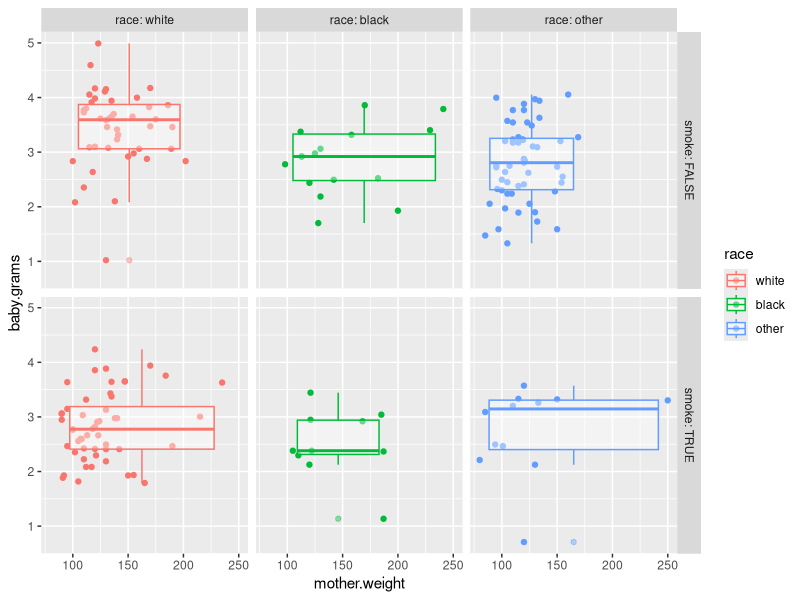
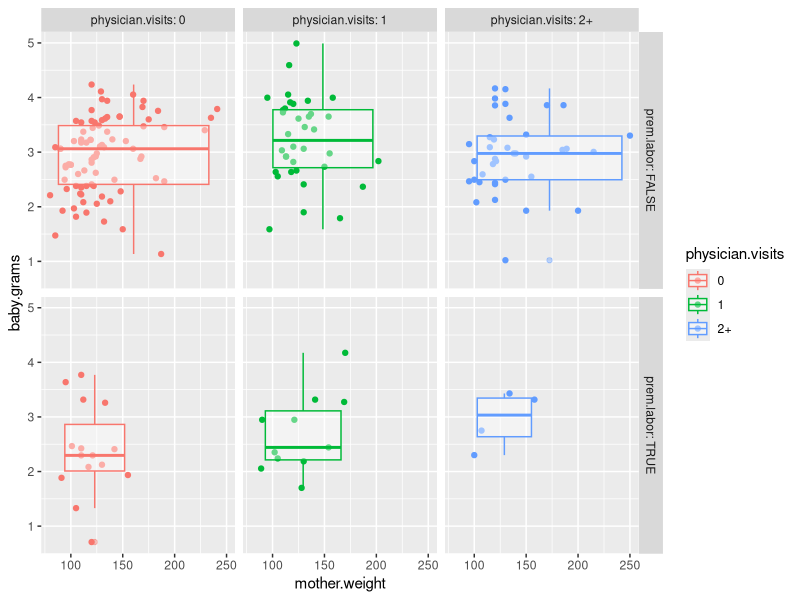
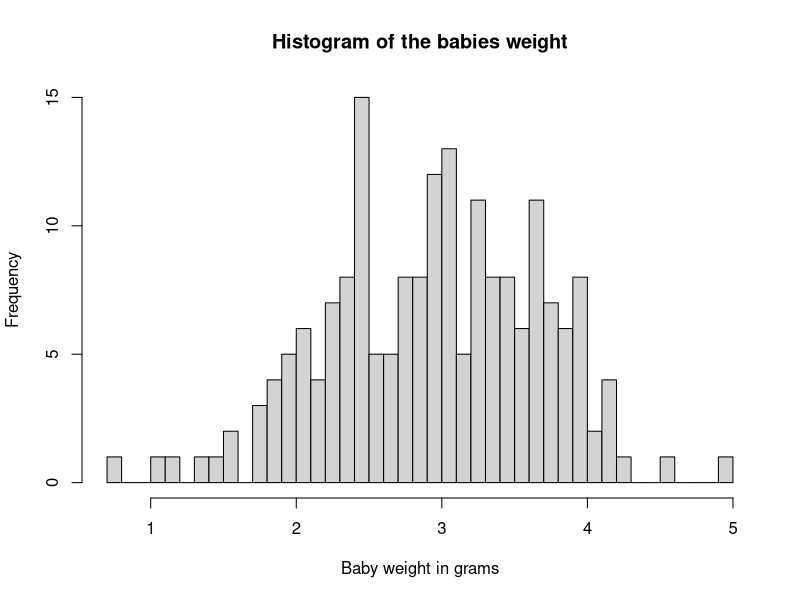
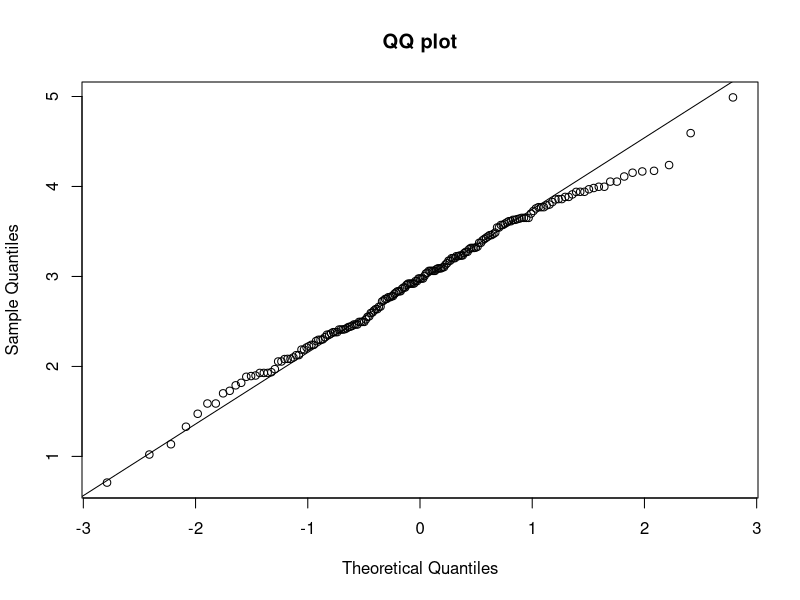
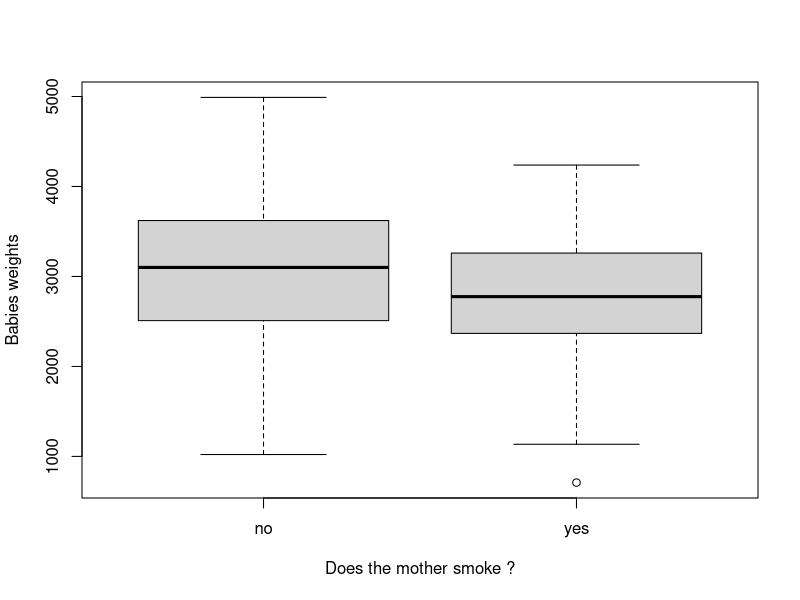
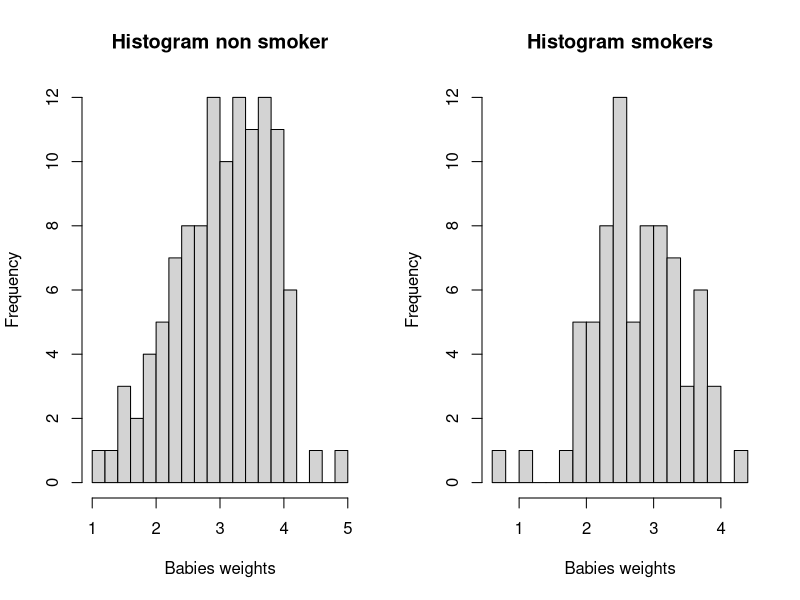
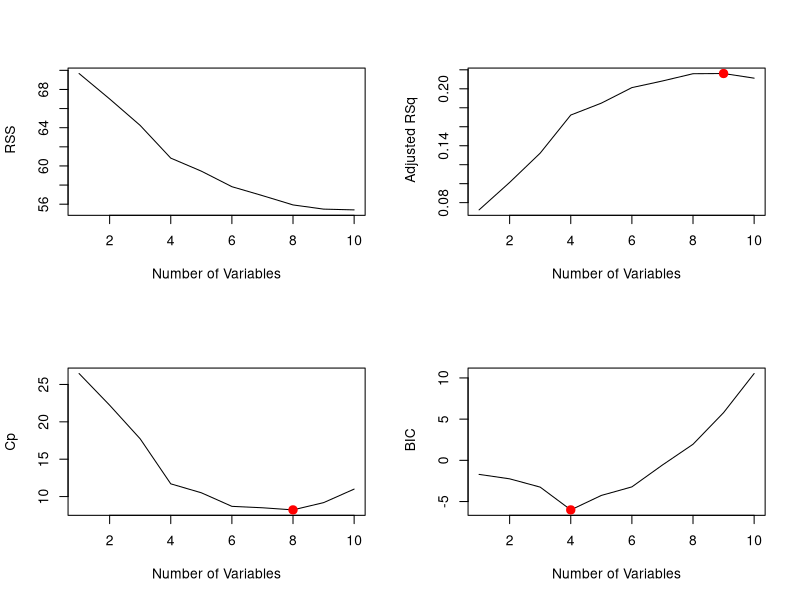
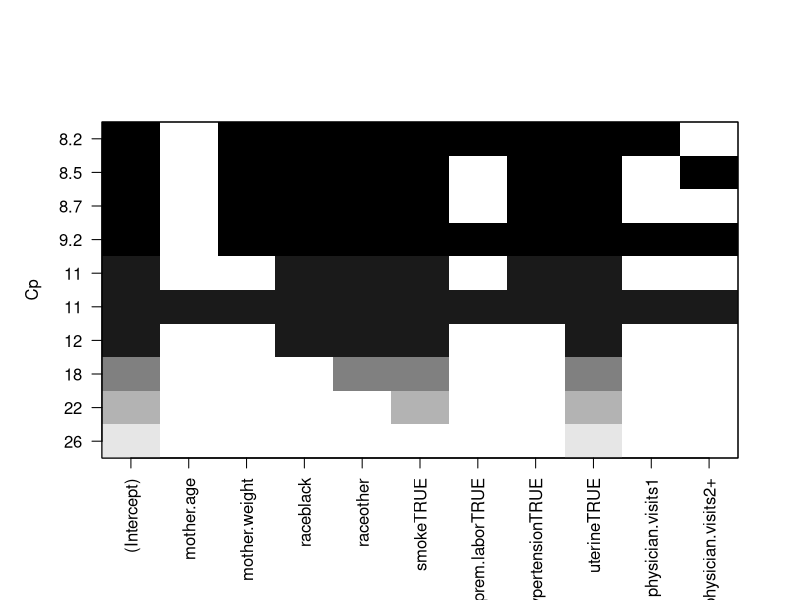

Write the R code that produced these figures, in order. (Note: this script raises an error after producing the figures.)
## ---- chunk 1
library(MASS)
data(birthwt)
bwt.grams <- with(birthwt, {
  bwt <- bwt/1000
  race <- factor(race, labels = c("white", "black", "other"))
  ptd <- factor(ptl > 0)
  ftv <- factor(ftv)
  levels(ftv)[-(1:2)] <- "2+"
  data.frame(bwt, age, lwt, race, smoke = (smoke > 0),
             ptd, ht = (ht > 0), ui = (ui > 0), ftv)
})
colnames(bwt.grams) <- c("baby.grams", "mother.age", 
                       "mother.weight", "race",
                       "smoke", "prem.labor", 
                       "hypertension", "uterine",
                       "physician.visits")
summary(bwt.grams)
## ---- chunk 2
cor(bwt.grams[,1:3])
## ---- chunk 3
library(ggplot2)
bw <- ggplot(bwt.grams, aes(mother.weight, baby.grams, colour = race)) + geom_point()
bw + geom_boxplot(alpha = 0.4) + facet_grid(smoke ~ race, scales = "fixed", labeller = label_both)
## ---- chunk 4
bw <- ggplot(bwt.grams, aes(mother.weight, baby.grams, colour = physician.visits)) + geom_point()
bw + geom_boxplot(alpha = 0.4) + facet_grid(prem.labor ~ physician.visits, scales = "fixed", labeller = label_both)
## ---- chunk 5
hist(bwt.grams$baby.grams, breaks=50, xlab='Baby weight in grams', main = 'Histogram of the babies weight')
## ---- chunk 6
qqnorm(bwt.grams$baby.grams, main="QQ plot")
qqline(bwt.grams$baby.grams)
## ---- chunk 7
shapiro.test(bwt.grams$baby.grams)
## ---- chunk 8
plot(factor(birthwt$smoke, labels=c('no', 'yes')), birthwt$bwt, xlab="Does the mother smoke ?", ylab="Babies weights")
## ---- chunk 9
par(mfrow =c(1,2))
hist(bwt.grams$baby.grams[bwt.grams$smoke==FALSE], breaks=20, main='Histogram non smoker', xlab="Babies weights")
hist(bwt.grams$baby.grams[bwt.grams$smoke==TRUE], breaks=20, main='Histogram smokers', xlab='Babies weights')
## ---- chunk 10
wilcox.test(bwt.grams$baby.grams ~ bwt.grams$smoke)
## ---- chunk 11
t.test(bwt.grams$baby.grams[bwt.grams$smoke==FALSE], bwt.grams$baby.grams[bwt.grams$smoke==TRUE])
## ---- chunk 12
#create train and test
set.seed(1)
train <- sample(1:nrow(bwt.grams), floor(0.75*nrow(bwt.grams)))
bwt.grams.train <- bwt.grams[train,]
bwt.grams.test <- bwt.grams[-train,]
## ---- chunk 13
library (leaps)
regfit.full=regsubsets(baby.grams~., bwt.grams.train, nvmax =19)
reg.summary = summary(regfit.full)
par(mfrow =c(2,2))
plot(reg.summary$rss ,xlab=" Number of Variables ",ylab=" RSS", type="l")
plot(reg.summary$adjr2 ,xlab =" Number of Variables ", ylab=" Adjusted RSq",type="l")
max.adjr2=which.max (reg.summary$adjr2)
points (max.adjr2, reg.summary$adjr2[max.adjr2], col ="red",cex =2, pch =20)


plot(reg.summary$cp ,xlab =" Number of Variables ", ylab="Cp", type='l')
min.cp= which.min (reg.summary$cp )
points (min.cp, reg.summary$cp[min.cp], col ="red",cex =2, pch =20)


min.bic = which.min(reg.summary$bic)
plot(reg.summary$bic ,xlab=" Number of Variables ",ylab=" BIC", type='l')
points (min.bic, reg.summary$bic [min.bic], col =" red",cex =2, pch =20)

## ---- chunk 14
par(mfrow =c(1,1))
plot(regfit.full ,scale ="Cp")
## ---- chunk 15
#Linear regression with the predictors selected by best subset
lm.fit = lm( baby.grams~ mother.weight+race+smoke+hypertension+uterine, data=bwt.grams.train)
summary(lm.fit)
## ---- chunk 16
par(mfrow = c(1, 1))
lm.fit.res= predict(lm.fit, bwt.grams.test)
cat('MSE best model = ', mean((lm.fit.res -bwt.grams.test$baby.grams)^2))
#plot(bwt.grams.test$baby.grams,lm.fit.res)
#abline (0,1)
## ---- chunk 17
library(glmnet)
## Preparing the dataset for glmnet
bwt.x.train=model.matrix( baby.grams~., data=bwt.grams.train)[,-1]
bwt.y.train=bwt.grams.train$baby.grams

bwt.x.test=model.matrix( baby.grams~., data=bwt.grams.test)[,-1]
bwt.y.test=bwt.grams.test[,1]

grid.bwt =10^seq (-2,.5, length =100)
par(mfrow = c(2, 2))
## ---- chunk 18
# With alpha =0, glmnet computes the ridge

ridge =cv.glmnet(bwt.x.train,bwt.y.train,alpha =0, lambda =grid.bwt, nfolds=6)
cat('Lambda min value = ', ridge$lambda.min)
ridge.opt = glmnet(bwt.x.train,bwt.y.train,alpha =0, lambda =ridge$lambda.min)
ridge.opt.res = predict(ridge.opt, s =ridge$lambda.min, newx=bwt.x.test)
cat('MSE ridge regression =', mean((ridge.opt.res -bwt.y.test)^2))
## ---- chunk 19
# With alpha =1, glmnet computes the lasso

lasso =cv.glmnet(bwt.x.train,bwt.y.train,alpha =1, lambda =grid.bwt, nfolds=6)
#par(mfrow = c(1, 2))
#plot(lasso, main="Best MSE for lasso regression")
#plot(ridge, main="Best MSE for ridge regression")
cat('Lambda min value = ', lasso$lambda.min)
lasso.opt = glmnet(bwt.x.train,bwt.y.train,alpha =1, lambda =lasso$lambda.min)
lasso.opt.res = predict(lasso.opt, s =lasso$lambda.min, newx=bwt.x.test)
cat('MSE lasso = ', mean((lasso.opt.res -bwt.y.test)^2))
## ---- chunk 20
par(mfrow = c(1, 2))
plot(ridge$glmnet.fit, "lambda", label=TRUE,col=c("blue", "red", "green", "black", "purple", "yellow", "pink", "grey", "brown") )

plot(lasso$glmnet.fit, "lambda", label=TRUE,col=c("blue", "red", "green", "black", "purple", "yellow", "pink", "grey", "brown") )
legend(-1,-0.2, c(names(bwt.grams)), lty=c(1,1), lwd=c(2,2), cex=.7, col=c("blue", "red", "green", "black", "purple", "yellow", "pink", "grey", "brown"))
## ---- chunk 21
#Polynomial fit for best subset
poly.fit.1 = lm(baby.grams ~ hypertension + uterine + smoke + race  + poly(mother.weight, 2), data = bwt.grams.train)
cat('MSE polynomial model = ',mean((predict.lm(poly.fit.1, bwt.grams.test) - bwt.grams.test[,1])^2))
plot(predict.lm(poly.fit.1, bwt.grams.test), bwt.grams.test[,1], 
            xlab="Predicted Weight", ylab="Actual Weight", main="Predicted vs Actual")
abline(0,1, col='RED')
## ---- chunk 22
poly.fit.2 = lm(baby.grams ~ hypertension + uterine + smoke + race  
                + poly(mother.weight, 3), data = bwt.grams.train)
mean((predict.lm(poly.fit.2, bwt.grams.test) - bwt.grams.test[,1])^2)

poly.fit.3 = lm(baby.grams ~ hypertension + uterine + smoke + race  
                + poly(mother.weight, 4), data = bwt.grams.train)
mean((predict.lm(poly.fit.3, bwt.grams.test) - bwt.grams.test[,1])^2)
## ---- chunk 23
poly.fit.4 = lm(baby.grams ~ hypertension + uterine + poly(mother.age,2)  
                + poly(mother.weight,3), data = bwt.grams.train)
mean((predict.lm(poly.fit.4, bwt.grams.test) - bwt.grams.test[,1])^2)
## ---- chunk 24
poly.fit.5 = lm(baby.grams ~ hypertension + uterine + smoke + prem.labor  
                + poly(mother.age,2) + poly(mother.weight,3), data = bwt.grams.train)
mean((predict.lm(poly.fit.5, bwt.grams.test) - bwt.grams.test[,1])^2)
## ---- chunk 25
poly.fit.6 = lm(baby.grams ~ hypertension + uterine + smoke + prem.labor  
                + poly(mother.age,2) + poly(mother.weight,9), data = bwt.grams.train)
mean((predict.lm(poly.fit.6, bwt.grams.test) - bwt.grams.test[,1])^2)
## ---- chunk 26
MSE = 1:13
for (k in 1:13)
{
  poly.fit = lm(baby.grams ~ hypertension + uterine + smoke + prem.labor  
                + poly(mother.age,2) + poly(mother.weight,k), data = bwt.grams.train)
  pred = predict(poly.fit, bwt.grams.test)
  mse = mean((pred-bwt.grams.test$baby.grams)^2)
  MSE[k] = mse
}
plot(c(1:13), MSE, type='b', main='Evolution of the test MSE', xlab='Degree of Polynomial', ylab='Test MSE')
abline(MSE[9], 0, col='RED')
## ---- chunk 27
plot(predict.lm(poly.fit.6, bwt.grams.test), bwt.grams.test[,1], 
            xlab="Predicted Weight", ylab="Actual Weight", main="Predicted vs Actual")
abline(0,1, col='RED')
## ---- chunk 28
library(splines)
max_df = 20
MSE = 9:(max_df)
for (k in 9:max_df){
    splines.fit = lm(baby.grams ~ hypertension + uterine + smoke + prem.labor 
                     + bs(mother.weight, df=k, degree=9) + poly(mother.age, 2), 
                     data=bwt.grams.train)
    pred = predict(splines.fit, bwt.grams.test)
    mse = mean((pred-bwt.grams.test$baby.grams)^2)
    MSE[k-8] = mse
}
plot(9:max_df, MSE, xlab='Degrees of freedom', 
     ylab='Test MSE', 
     main='Evolution of the test MSE with the number of degrees of freedom', 
     type='b')
abline(.3214657, 0, col='RED')
legend("topleft", c('Best poly model'), col=c('RED'), lty=c(1))
## ---- chunk 29
max_df = 20
MSE = 3:(max_df)
for (k in 3:max_df){
    splines.fit = lm(baby.grams ~ hypertension + uterine + smoke + prem.labor 
                  + ns(mother.weight, df=k) + poly(mother.age, 2), 
                  data=bwt.grams.train)
    pred = predict(splines.fit, bwt.grams.test)
    mse = mean((pred-bwt.grams.test$baby.grams)^2)
    MSE[k-2] = mse
}
plot(3:max_df, MSE, xlab='Degrees of freedom', ylab='Test MSE', 
     main='Evolution of the test MSE withs the number of degrees of freedom', 
     type='b', ylim=c(0.3,0.45))
abline(.3214657, 0, col='RED')
legend("topleft", c('Best poly model'), col=c('RED'), lty=c(1))
## ---- chunk 30
library(gam)
MSE = 4:18
for (k in 4:18){
    gam.fit = gam(baby.grams ~ prem.labor+uterine+ hypertension + smoke 
                  + s(mother.weight, k) + poly(mother.age, 2), data=bwt.grams.train)
    pred = predict(gam.fit, bwt.grams.test)
    mse = mean((pred-bwt.grams.test$baby.grams)^2)
    MSE[k-3] = mse
}
plot(4:18, MSE, type='b', main='Evolution of the MSE', xlab='Degrees of freedom')
## ---- chunk 31
best_poly = lm(baby.grams ~ hypertension + uterine + smoke + prem.labor 
               + poly(mother.age, 2) + poly(mother.weight, 9), data=bwt.grams.train)

best_splines = splines.fit = lm(baby.grams ~ hypertension + uterine + smoke + prem.labor + bs(mother.weight, df=14, degree=9) + poly(mother.age, 2), data=bwt.grams.train)

anova(best_poly, best_splines)
## ---- chunk 32
library(boot)
set.seed(1)
boot.fn <- function(data, index) {
    return (quantile(data[index], probs = 0.3))
}
quant.bootstrap <- boot(bwt.grams$baby.grams, boot.fn, 1000)
quant.bootstrap
## ---- chunk 33
library(MASS)
data(birthwt)
bwt <- with(birthwt, {
  low <- (bwt <= 2500)
  low <- factor(low, levels = c(T, F), labels = c("yes", "no"))
  race <- factor(race, labels = c("white", "black", "other"))
  ptd <- factor(ptl > 0)
  ftv <- factor(ftv)
  levels(ftv)[-(1:2)] <- "2+"
  data.frame(low, age, lwt, race, smoke = (smoke > 0),
             ptd, ht = (ht > 0), ui = (ui > 0), ftv)
})
colnames(bwt) <- c("below.2500", "mother.age", 
                       "mother.weight", "race",
                       "smoke", "prem.labor", 
                       "hypertension", "uterine",
                       "physician.visits")
summary(bwt)
## ---- chunk 34
set.seed(1)
log.fit = glm( below.2500 ~ mother.weight+race+smoke+hypertension+prem.labor+uterine, 
               family = binomial, 
               data=bwt)
cv.glm(bwt, log.fit, K = 6)$delta
## ---- chunk 35
summary(log.fit)
anova(log.fit, test="Chisq")
## ---- chunk 36
log.pred <- predict(log.fit, type = "response")
pred.low <- sapply(log.pred, function(x) {ifelse(x > 0.5, "no", "yes")})
table(pred.low, bwt$below.2500, dnn = c("prediction", "below 2.5 kg"))
